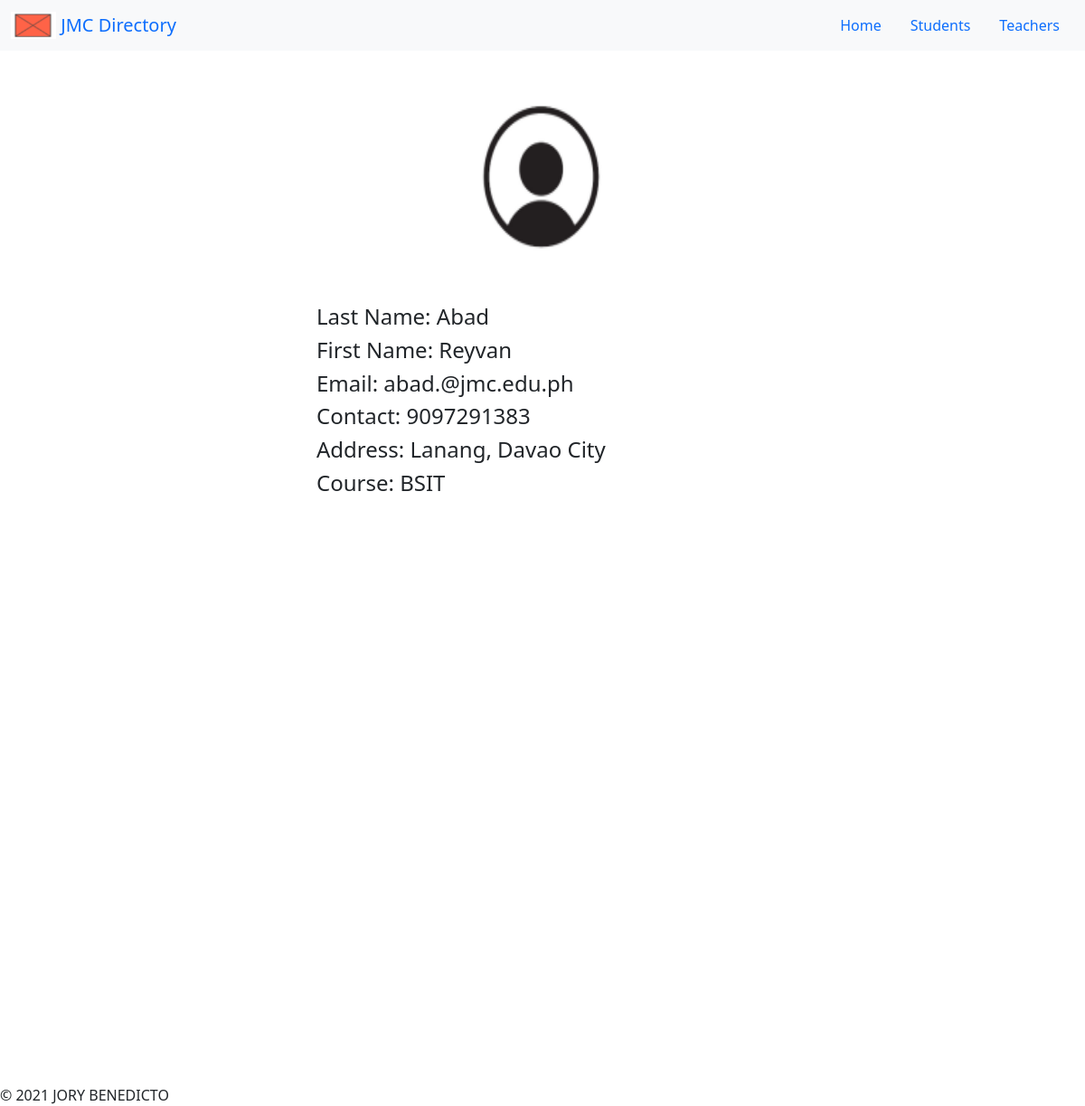
The app's page /students/1/ with its own data.
### directory/models.py (models this page shows, shortened)
class Student(models.Model):
    lastName = models.CharField(max_length=100)
    firstName = models.CharField(max_length=100)
    email = models.CharField(max_length=100)
    contact = models.IntegerField()
    course = models.CharField(max_length=100)
    address = models.CharField(max_length=100)
    image = models.ImageField(upload_to='directory/images')

### directory/views.py (the view)
# urls.py: path('students/<int:student_id>/', views.student, name='student'),
def student(request, student_id):
    student = get_object_or_404(Student, pk=student_id)
    students = Student.objects.all()
    return render(request, 'directory/student_details.html', {'student': student,'students': students})

### directory/templates/directory/student_details.html
{% extends 'directory/base.html' %}
{% block content %}
<div style="width: 500px; margin:50px auto">
    <div style="text-align:center; padding-bottom:50px"><img src="{{student.image.url}}" width="180" height="180"></div>
    <h4>Last Name: {{student.lastName}}</h4>
    <h4>First Name: {{student.firstName}}</h4>
    <h4>Email: {{student.email}}</h4>
    <h4>Contact: {{student.contact}}</h4>
    <h4>Address: {{student.address}}</h4>
    <h4>Course: {{student.course}}</h4>
</div>
{% endblock %}

### records on screen
Student: image (picture), lastName "Abad", firstName "Reyvan", email "abad.@jmc.edu.ph", contact "9097291383", address "Lanang, Davao City", course "BSIT"
